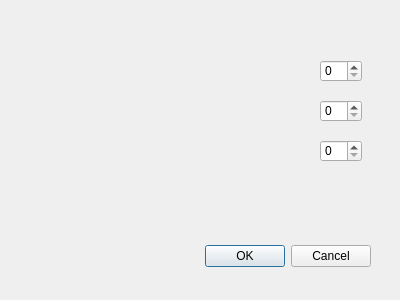
<?xml version="1.0" encoding="UTF-8"?>
<ui version="4.0">
 <class>Dialog</class>
 <widget class="QDialog" name="Dialog">
  <property name="geometry">
   <rect>
    <x>0</x>
    <y>0</y>
    <width>400</width>
    <height>300</height>
   </rect>
  </property>
  <property name="windowTitle">
   <string>Dialog</string>
  </property>
  <widget class="QDialogButtonBox" name="buttonBox">
   <property name="geometry">
    <rect>
     <x>30</x>
     <y>240</y>
     <width>341</width>
     <height>32</height>
    </rect>
   </property>
   <property name="orientation">
    <enum>Qt::Horizontal</enum>
   </property>
   <property name="standardButtons">
    <set>QDialogButtonBox::Cancel|QDialogButtonBox::Ok</set>
   </property>
  </widget>
  <widget class="QSpinBox" name="spinBoxLinhas">
   <property name="geometry">
    <rect>
     <x>320</x>
     <y>60</y>
     <width>42</width>
     <height>22</height>
    </rect>
   </property>
  </widget>
  <widget class="QSpinBox" name="spinBoxColunas">
   <property name="geometry">
    <rect>
     <x>320</x>
     <y>100</y>
     <width>42</width>
     <height>22</height>
    </rect>
   </property>
  </widget>
  <widget class="QSpinBox" name="spinBoxPlanos">
   <property name="geometry">
    <rect>
     <x>320</x>
     <y>140</y>
     <width>42</width>
     <height>22</height>
    </rect>
   </property>
  </widget>
 </widget>
 <resources/>
 <connections>
  <connection>
   <sender>buttonBox</sender>
   <signal>accepted()</signal>
   <receiver>Dialog</receiver>
   <slot>accept()</slot>
   <hints>
    <hint type="sourcelabel">
     <x>248</x>
     <y>254</y>
    </hint>
    <hint type="destinationlabel">
     <x>157</x>
     <y>274</y>
    </hint>
   </hints>
  </connection>
  <connection>
   <sender>buttonBox</sender>
   <signal>rejected()</signal>
   <receiver>Dialog</receiver>
   <slot>reject()</slot>
   <hints>
    <hint type="sourcelabel">
     <x>316</x>
     <y>260</y>
    </hint>
    <hint type="destinationlabel">
     <x>286</x>
     <y>274</y>
    </hint>
   </hints>
  </connection>
 </connections>
</ui>
